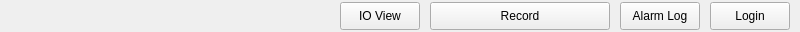
<?xml version="1.0" encoding="UTF-8"?>
<ui version="4.0">
 <class>TopHeaderView</class>
 <widget class="QWidget" name="TopHeaderView">
  <property name="geometry">
   <rect>
    <x>0</x>
    <y>0</y>
    <width>800</width>
    <height>32</height>
   </rect>
  </property>
  <property name="windowTitle">
   <string>Form</string>
  </property>
  <widget class="QPushButton" name="login_btn">
   <property name="geometry">
    <rect>
     <x>710</x>
     <y>2</y>
     <width>80</width>
     <height>28</height>
    </rect>
   </property>
   <property name="text">
    <string>Login</string>
   </property>
  </widget>
  <widget class="QPushButton" name="alarmlog_btn">
   <property name="geometry">
    <rect>
     <x>620</x>
     <y>2</y>
     <width>80</width>
     <height>28</height>
    </rect>
   </property>
   <property name="text">
    <string>Alarm Log</string>
   </property>
  </widget>
  <widget class="QPushButton" name="record_btn">
   <property name="geometry">
    <rect>
     <x>430</x>
     <y>2</y>
     <width>180</width>
     <height>28</height>
    </rect>
   </property>
   <property name="text">
    <string>Record</string>
   </property>
  </widget>
  <widget class="QPushButton" name="ioview_btn">
   <property name="geometry">
    <rect>
     <x>340</x>
     <y>2</y>
     <width>80</width>
     <height>28</height>
    </rect>
   </property>
   <property name="text">
    <string>IO View</string>
   </property>
  </widget>
 </widget>
 <resources/>
 <connections/>
</ui>
